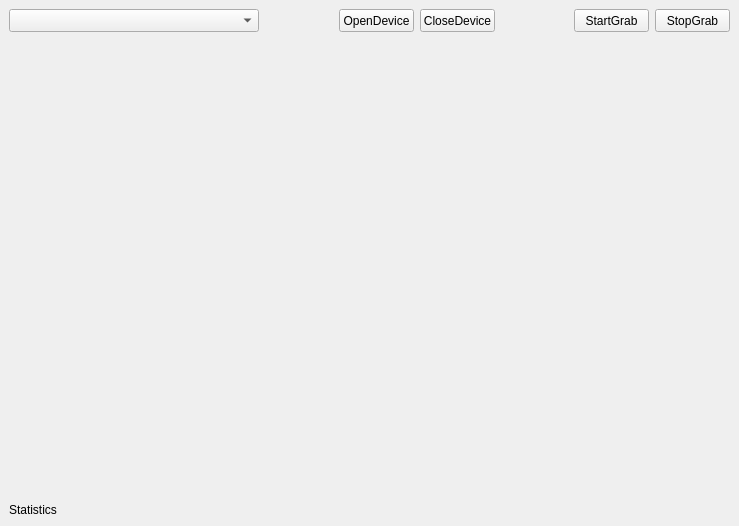
<?xml version="1.0" encoding="UTF-8"?>
<ui version="4.0">
 <class>Form</class>
 <widget class="QWidget" name="Form">
  <property name="geometry">
   <rect>
    <x>0</x>
    <y>0</y>
    <width>739</width>
    <height>526</height>
   </rect>
  </property>
  <property name="windowTitle">
   <string>Form</string>
  </property>
  <layout class="QVBoxLayout" name="verticalLayout_2">
   <property name="leftMargin">
    <number>9</number>
   </property>
   <property name="topMargin">
    <number>9</number>
   </property>
   <property name="rightMargin">
    <number>9</number>
   </property>
   <property name="bottomMargin">
    <number>9</number>
   </property>
   <item>
    <layout class="QVBoxLayout" name="verticalLayout" stretch="0,1,0">
     <item>
      <layout class="QHBoxLayout" name="horizontalLayout">
       <item>
        <widget class="QComboBox" name="comboBox">
         <property name="minimumSize">
          <size>
           <width>250</width>
           <height>23</height>
          </size>
         </property>
         <property name="maximumSize">
          <size>
           <width>16777215</width>
           <height>23</height>
          </size>
         </property>
        </widget>
       </item>
       <item>
        <spacer name="horizontalSpacer_2">
         <property name="orientation">
          <enum>Qt::Horizontal</enum>
         </property>
         <property name="sizeHint" stdset="0">
          <size>
           <width>40</width>
           <height>20</height>
          </size>
         </property>
        </spacer>
       </item>
       <item>
        <widget class="QPushButton" name="pushButton_Open">
         <property name="minimumSize">
          <size>
           <width>75</width>
           <height>23</height>
          </size>
         </property>
         <property name="maximumSize">
          <size>
           <width>75</width>
           <height>23</height>
          </size>
         </property>
         <property name="text">
          <string>OpenDevice</string>
         </property>
        </widget>
       </item>
       <item>
        <widget class="QPushButton" name="pushButton_Close">
         <property name="minimumSize">
          <size>
           <width>75</width>
           <height>23</height>
          </size>
         </property>
         <property name="maximumSize">
          <size>
           <width>75</width>
           <height>23</height>
          </size>
         </property>
         <property name="text">
          <string>CloseDevice</string>
         </property>
        </widget>
       </item>
       <item>
        <spacer name="horizontalSpacer">
         <property name="orientation">
          <enum>Qt::Horizontal</enum>
         </property>
         <property name="sizeHint" stdset="0">
          <size>
           <width>40</width>
           <height>20</height>
          </size>
         </property>
        </spacer>
       </item>
       <item>
        <widget class="QPushButton" name="pushButton_Start">
         <property name="minimumSize">
          <size>
           <width>75</width>
           <height>23</height>
          </size>
         </property>
         <property name="maximumSize">
          <size>
           <width>75</width>
           <height>23</height>
          </size>
         </property>
         <property name="text">
          <string>StartGrab</string>
         </property>
        </widget>
       </item>
       <item>
        <widget class="QPushButton" name="pushButton_Stop">
         <property name="minimumSize">
          <size>
           <width>75</width>
           <height>23</height>
          </size>
         </property>
         <property name="maximumSize">
          <size>
           <width>75</width>
           <height>23</height>
          </size>
         </property>
         <property name="text">
          <string>StopGrab</string>
         </property>
        </widget>
       </item>
      </layout>
     </item>
     <item>
      <widget class="CammerWidget" name="widget" native="true"/>
     </item>
     <item>
      <widget class="QLabel" name="label_Statistic">
       <property name="text">
        <string>Statistics</string>
       </property>
      </widget>
     </item>
    </layout>
   </item>
  </layout>
 </widget>
 <customwidgets>
  <customwidget>
   <class>CammerWidget</class>
   <extends>QWidget</extends>
   <header location="global">Src/cammerwidget.h</header>
   <container>1</container>
  </customwidget>
 </customwidgets>
 <resources/>
 <connections/>
</ui>
